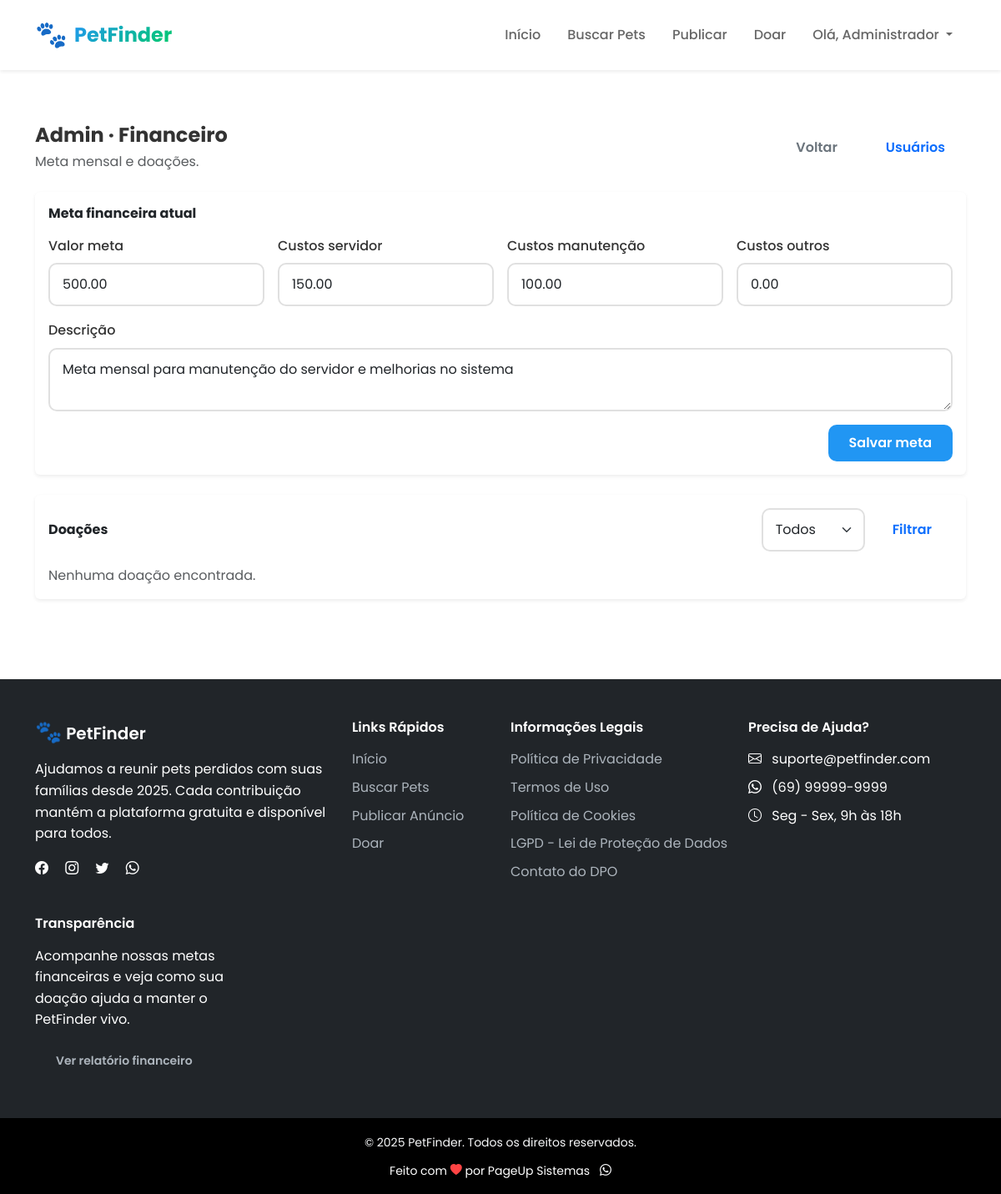
The page /admin-financeiro.php (signed in) on the database its author committed.
### tables this page shows
CREATE TABLE `metas_financeiras` (
  `id` int(11) NOT NULL AUTO_INCREMENT,
  `mes_referencia` date NOT NULL,
  `valor_meta` decimal(10,2) NOT NULL,
  `valor_arrecadado` decimal(10,2) DEFAULT 0.00,
  `custos_servidor` decimal(10,2) DEFAULT 0.00,
  `custos_manutencao` decimal(10,2) DEFAULT 0.00,
  `custos_outros` decimal(10,2) DEFAULT 0.00,
  `descricao` text DEFAULT NULL,
  `ativo` tinyint(1) DEFAULT 1,
  `data_criacao` timestamp NOT NULL DEFAULT CURRENT_TIMESTAMP,
  PRIMARY KEY (`id`),
  KEY `idx_mes` (`mes_referencia`),
  KEY `idx_ativo` (`ativo`)
);

### admin-financeiro.php (called while the page is built)
<?php
require_once __DIR__ . '/config.php';
require_once __DIR__ . '/views/admin-financeiro.php';

### config.php (called while the page is built, shortened)
<?php
spl_autoload_register(function ($class) {
    $paths = [
        BASE_PATH . '/models/' . $class . '.php',
        BASE_PATH . '/controllers/' . $class . '.php',
    ];
    foreach ($paths as $path) {
        if (file_exists($path)) {
            return;
        }
    }
});
require_once BASE_PATH . '/includes/functions.php';
require_once BASE_PATH . '/includes/db.php';
?>

### includes/db.php (called while the page is built, shortened)
<?php
class Database {
    private static $instance = null;
    private $conn;
    private function __construct() {
        try {
            $dsn = "mysql:host=" . DB_HOST . ";dbname=" . DB_NAME . ";charset=" . DB_CHARSET;
            $options = [
                PDO::ATTR_ERRMODE => PDO::ERRMODE_EXCEPTION,
                PDO::ATTR_DEFAULT_FETCH_MODE => PDO::FETCH_ASSOC,
                PDO::ATTR_EMULATE_PREPARES => false,
                PDO::MYSQL_ATTR_INIT_COMMAND => "SET NAMES " . DB_CHARSET,
                PDO::ATTR_PERSISTENT => true
            ];
            $this->conn = new PDO($dsn, DB_USER, DB_PASS, $options);
        } catch (PDOException $e) {
            error_log("Erro de conexão: " . $e->getMessage());
            die("Erro ao conectar com o banco de dados. Tente novamente mais tarde.");
        }
    }
    public static function getInstance() {
        if (self::$instance === null) {
            self::$instance = new self();
        }
        return self::$instance;
    }
    public function query($sql, $params = []) {
        try {
            $stmt = $this->conn->prepare($sql);
            $stmt->execute($params);
            return $stmt;
        } catch (PDOException $e) {
            error_log("Erro na query: " . $e->getMessage());
            throw $e;
        }
    }
    public function fetchOne($sql, $params = []) {
        $stmt = $this->query($sql, $params);
        return $stmt->fetch();
    }
}
function getDB() {
    return Database::getInstance();
}
?>

### controllers/DoacaoController.php (called while the page is built, shortened)
<?php
class DoacaoController
{
    private $doacaoModel;
    public function __construct()
    {
        $this->doacaoModel = new Doacao();
    }
    public function metaAtual()
    {
        return $this->doacaoModel->getCurrentGoalProgress();
    }
}

### models/Doacao.php (called while the page is built, shortened)
<?php
class Doacao
{
    private $db;
    public function __construct()
    {
        $this->db = getDB();
    }
    public function findAll(int $limit = 50, int $offset = 0, ?string $status = null): array
    {
        $status = $status !== null ? trim($status) : null;
        $params = [];
        $sql = 'SELECT * FROM doacoes';
        $sql .= ' ORDER BY data_doacao DESC LIMIT ? OFFSET ?';
        $params[] = $limit;
        $params[] = $offset;
        return $this->db->fetchAll($sql, $params);
    }
    public function getCurrentGoalProgress()
    {
        return $this->db->fetchOne(
            'SELECT m.id, m.mes_referencia, m.valor_meta, m.valor_arrecadado, m.custos_servidor, m.custos_manutencao, m.custos_outros, m.descricao
             FROM metas_financeiras m
             WHERE m.ativo = 1
             ORDER BY m.mes_referencia DESC
             LIMIT 1'
        );
    }
}

### includes/functions.php (called while the page is built, shortened)
<?php
function sanitize($data) {
    return htmlspecialchars(trim($data), ENT_QUOTES, 'UTF-8');
}
?>

### views/admin-financeiro.php (the view, shortened to what this page needs)
<?php
require_once __DIR__ . '/../config.php';
$doacaoController = new DoacaoController();
$doacaoModel = new Doacao();
$metaAtual = $doacaoController->metaAtual();
$status = isset($_GET['status']) ? trim((string)$_GET['status']) : '';
$allowedStatus = ['', 'pendente', 'aprovada', 'cancelada', 'estornada'];
$pagina = isset($_GET['pagina']) ? (int)$_GET['pagina'] : 1;
$pagina = max(1, $pagina);
$limite = 30;
$offset = ($pagina - 1) * $limite;
$doacoes = $doacaoModel->findAll($limite, $offset, $status !== '' ? $status : null);
include __DIR__ . '/../includes/header.php';
?>
<div class="container py-5">
    <div class="d-flex justify-content-between align-items-center flex-wrap gap-3 mb-4">
        <div>
            <h1 class="h4 fw-bold mb-1">Admin · Financeiro</h1>
            <p class="text-muted mb-0">Meta mensal e doações.</p>
        </div>
        <div class="d-flex gap-2">
            <a href="<?php echo BASE_URL; ?>/admin" class="btn btn-outline-secondary">Voltar</a>
            <a href="<?php echo BASE_URL; ?>/admin/usuarios" class="btn btn-outline-primary">Usuários</a>
        </div>
    </div>
    <div class="card shadow-sm border-0 mb-4">
        <div class="card-body">
            <h2 class="h6 fw-bold mb-3">Meta financeira atual</h2>
            <?php if (empty($metaAtual)): ?>
                <p class="text-muted mb-0">Nenhuma meta ativa cadastrada.</p>
            <?php else: ?>
                <form method="POST" action="" class="row g-3">
                    <div class="col-md-3">
                        <label class="form-label">Valor meta</label>
                        <input type="number" step="0.01" name="valor_meta" class="form-control" value="<?php echo sanitize((string)($metaAtual['valor_meta'] ?? 0)); ?>">
                    </div>
                    <div class="col-md-3">
                        <label class="form-label">Custos servidor</label>
                        <input type="number" step="0.01" name="custos_servidor" class="form-control" value="<?php echo sanitize((string)($metaAtual['custos_servidor'] ?? 0)); ?>">
                    </div>
                    <div class="col-md-3">
                        <label class="form-label">Custos manutenção</label>
                        <input type="number" step="0.01" name="custos_manutencao" class="form-control" value="<?php echo sanitize((string)($metaAtual['custos_manutencao'] ?? 0)); ?>">
                    </div>
                    <div class="col-md-3">
                        <label class="form-label">Custos outros</label>
                        <input type="number" step="0.01" name="custos_outros" class="form-control" value="<?php echo sanitize((string)($metaAtual['custos_outros'] ?? 0)); ?>">
                    </div>
                    <div class="col-12">
                        <label class="form-label">Descrição</label>
                        <textarea name="descricao" class="form-control" rows="2"><?php echo sanitize((string)($metaAtual['descricao'] ?? '')); ?></textarea>
                    </div>
                    <div class="col-12 d-grid d-md-flex justify-content-end">
                        <button type="submit" class="btn btn-primary">Salvar meta</button>
                    </div>
                </form>
            <?php endif; ?>
        </div>
    </div>
    <div class="card shadow-sm border-0">
        <div class="card-body">
            <div class="d-flex justify-content-between align-items-center flex-wrap gap-2 mb-3">
                <h2 class="h6 fw-bold mb-0">Doações</h2>
                <form method="GET" action="" class="d-flex gap-2">
                    <select name="status" class="form-select">
                        <?php foreach ($allowedStatus as $s): ?>
                            <option value="<?php echo sanitize($s); ?>" <?php echo $s === $status ? 'selected' : ''; ?>>
                                <?php echo $s === '' ? 'Todos' : ucfirst($s); ?>
                            </option>
                        <?php endforeach; ?>
                    </select>
                    <button class="btn btn-outline-primary" type="submit">Filtrar</button>
                </form>
            </div>
            <?php if (empty($doacoes)): ?>
                <p class="text-muted mb-0">Nenhuma doação encontrada.</p>
            <?php endif; ?>
        </div>
    </div>
</div>
<?php include __DIR__ . '/../includes/footer.php'; ?>

### assets/css/style.css (style rules this page uses)
:root { --primary: #2196F3; --primary-dark: #1976D2; --success: #00CC66; --success-dark: #00994D; --danger: #FF4444; --danger-dark: #CC0000; --warning: #FF9800; --info: #00BCD4; --dark: #333333; --gray: #666666; --light-gray: #999999; --border: #E0E0E0; --bg-light: #F5F5F5; --font-main: 'Poppins', 'Segoe UI', sans-serif; --font-size-base: 16px; --spacing-xs: 8px; --spacing-sm: 16px; --spacing-md: 24px; --spacing-lg: 32px; --spacing-xl: 48px; --radius-sm: 5px; --radius-md: 10px; --radius-lg: 15px; --radius-xl: 20px; --shadow-sm: 0 2px 4px rgba(0,0,0,0.1); --shadow-md: 0 4px 12px rgba(0,0,0,0.1); --shadow-lg: 0 8px 24px rgba(0,0,0,0.15); --transition-fast: 0.2s ease; --transition-normal: 0.3s ease; --transition-slow: 0.5s ease; }
* { margin: 0; padding: 0; box-sizing: border-box; }
html { scroll-behavior: smooth; }
body { font-family: var(--font-main); font-size: var(--font-size-base); color: var(--dark); line-height: 1.6; background: white; min-height: 100vh; display: flex; flex-direction: column; }
.btn { border-radius: var(--radius-md); padding: 10px 25px; font-weight: 600; transition: all var(--transition-fast); border: none; }
.btn-primary { background: var(--primary); color: white; }
.form-control, .form-select { border: 2px solid var(--border); border-radius: var(--radius-md); padding: 12px 15px; transition: all var(--transition-fast); }
.form-label { font-weight: 500; color: var(--dark); margin-bottom: 8px; }
.shadow-sm { box-shadow: var(--shadow-sm); }

### rows shown on the page
metas_financeiras: valor_meta "500.00", custos_servidor "150.00", custos_manutencao "100.00", custos_outros "0.00", descricao "Meta mensal para manutenção do servidor e melhorias no sistema"

### other values the page prints
$_SESSION['user_name'] "Administrador"
